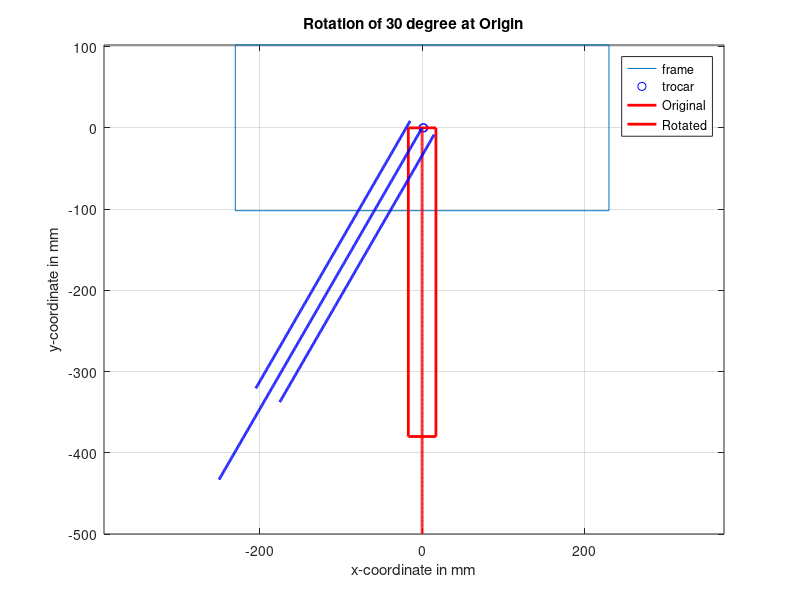

This chart was generated by the following MATLAB code:
%define dimension of the base 
a = [-230 230 230 -230 ; %in mm 
     102 102 -102 -102]; %in mm 

a_close = [a  a([1 2])'];%to close up the rectangle, to connect to the start point

%define the trocar point
trocar = [0;0];

%define rod length
rod_length = 500; %mm 
rod_length_x= zeros(1,501);
rod_length_y = 0:-1:-rod_length;

%define endeffector square 
bx = 17; %in mm
by = 380; %in mm
by_zero = 0; 
% bz = 0.38;  %in m
b30 = [bx  bx  -bx    -bx ;
       by_zero  -by  -by   by_zero   ];
%        0.12  0.12   0.12    0.12   -bz    -bz   -bz  -bz];
% b30 = b30.*1000; %in mm
b30_close = [b30  b30([1 2])'];%to close up the rectangle, to connect to the start point


%calculate the 30° rotation for rod at the trocar (origin)
angle = 30;
A(:, 1) = rod_length_x; %rod length x %the rotation point muss remain the same !
A(:, 2) = rod_length_y; %rod length y

%calculate rotation of endeffector right
B_x = ones(380,1)*bx; %the rotation point muss remain the same ! 
B(:,1) = B_x;
B_y = linspace(by_zero, -by, 380); %the length of the endeffector in small steps (top to bottom)
B(:,2) = B_y;

%calculate rotation of endeffector left
C_x = ones(380,1)*-bx; %the rotation point muss remain the same !
C(:,1) = C_x;
C_y = linspace(by_zero, -by, 380); %same as B_y  %the length of the endeffector in small steps (top to bottom)
C(:,2) = C_y;

% Compute the rotation matrix.
rotationMatrix = [cosd(angle) -sind(angle); sind(angle) cosd(angle)];
% Rotate the coordinates.
rotXY = A *rotationMatrix;
u=rotXY(:, 1); %rotation matrix x-coordinate
v=rotXY(:, 2); %rotation matrix y-coordinate

rotXY_effector_right = B *rotationMatrix;
u_effector_right =rotXY_effector_right(:,1);
v_effector_right =rotXY_effector_right(:,2);

rotXY_effector_left = C *rotationMatrix;
u_effector_left =rotXY_effector_left(:,1);
v_effector_left =rotXY_effector_left(:,2);



%plot for visualisation
figure
grid on 
plot(a_close(1,:),a_close(2,:)); %Plot frame 
hold on
plot(trocar,'bo') %plor trocar point 
hold on
plot(rod_length_x, rod_length_y,'r-','LineWidth', 2) %plot Rod in the original position (rotation = 0°)
hold on
plot(b30_close(1,:),b30_close(2,:),'r-','LineWidth', 2) %plot endeffecctor in the original position (rotation = 0°)
axis equal
hold on
plot(u,v,'b-', 'LineWidth', 2) %plot Rod in rotation matrix  
hold on 
plot(u_effector_right,v_effector_right,'b-', 'LineWidth', 2) %plot endeffector_right in rotation matrix
plot(u_effector_left,v_effector_left,'b-', 'LineWidth', 2) %plot endeffector_left in rotation matrix
title(['Rotation of ' int2str(angle) ' degree at Origin'])
xlabel('x-coordinate in mm') 
ylabel('y-coordinate in mm') 
grid on;
legend('frame','trocar','Original', 'Rotated')


